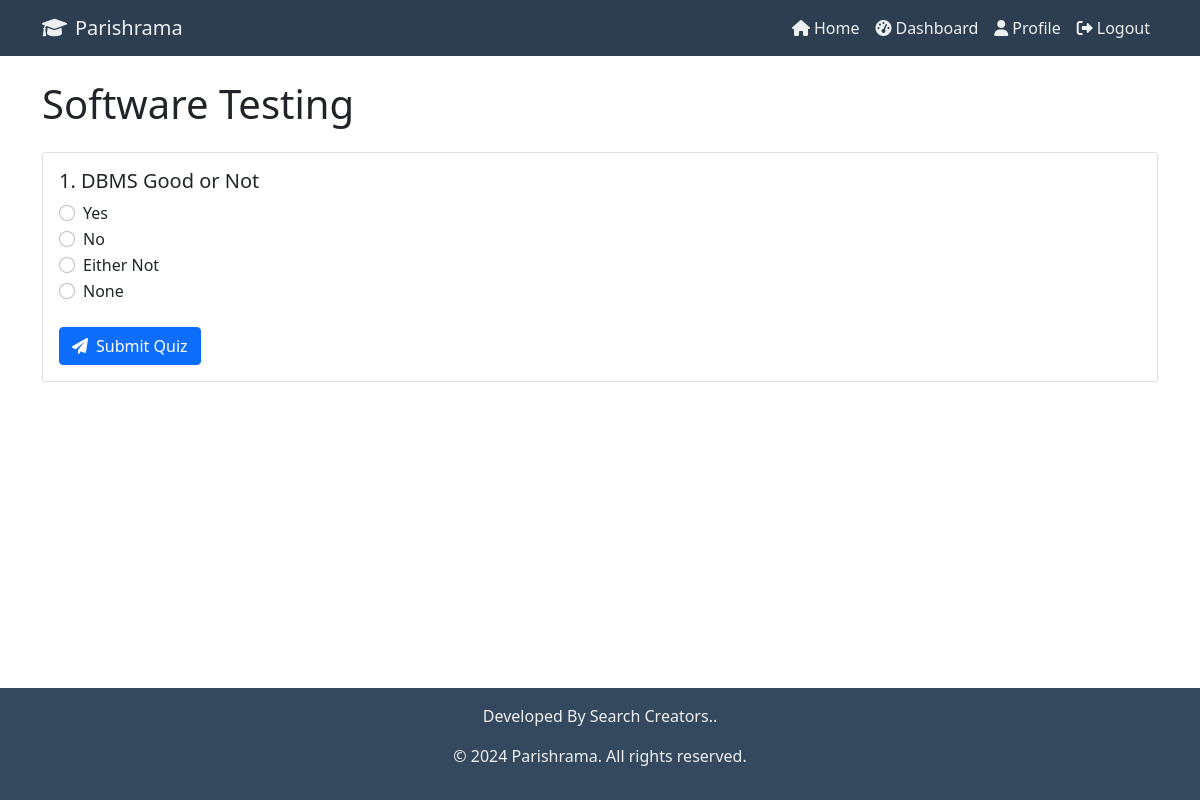
The app's page /user/quiz/1/take/ (signed in) with its own data.
### quiz_app/models.py (models this page shows, shortened)
class Quiz(models.Model):
    subject = models.ForeignKey(Subject, on_delete=models.CASCADE)
    title = models.CharField(max_length=200)
    description = models.TextField()
    time_limit = models.IntegerField(help_text="Time limit in minutes")
    created_at = models.DateTimeField(auto_now_add=True)

class Question(models.Model):
    quiz = models.ForeignKey(Quiz, on_delete=models.CASCADE)
    text = models.TextField()

class Choice(models.Model):
    question = models.ForeignKey(Question, on_delete=models.CASCADE)
    text = models.CharField(max_length=200)
    is_correct = models.BooleanField(default=False)

### quiz_app/views.py (the view, shortened to what this page needs)
# urls.py: path('user/quiz/<int:quiz_id>/take/', views.take_quiz, name='take_quiz'),
@login_required
def take_quiz(request, quiz_id):
    quiz = get_object_or_404(Quiz, pk=quiz_id)
    questions = Question.objects.filter(quiz=quiz)
    return render(request, 'user/take_quiz.html', {'quiz': quiz, 'questions': questions})

### quiz_app/templates/user/take_quiz.html (shortened to what this page needs)
{% extends 'base.html' %}
{% block content %}
<h1 class="mb-4">{{ quiz.title }}</h1>
<div class="card">
    <div class="card-body">
        <form method="post">
            {% for question in questions %}
                <div class="mb-4">
                    <h5>{{ forloop.counter }}. {{ question.text }}</h5>
                    {% for choice in question.choice_set.all %}
                        <div class="form-check">
                            <input class="form-check-input" type="radio" name="question_{{ question.id }}" id="choice_{{ choice.id }}" value="{{ choice.id }}" required>
                            <label class="form-check-label" for="choice_{{ choice.id }}">
                                {{ choice.text }}
                            </label>
                        </div>
                    {% endfor %}
                </div>
            {% endfor %}
            <button type="submit" class="btn btn-primary">
                <i class="fas fa-paper-plane me-2"></i>Submit Quiz
            </button>
        </form>
    </div>
</div>
{% endblock %}

### quiz_app/templates/base.html (style rules this page uses)
body { display: flex; flex-direction: column; min-height: 100vh; }

### records on screen
Quiz: title "Software Testing"
Question: text "DBMS Good or Not"
Choice: text "Yes"
Choice: text "No"
Choice: text "Either Not"
Choice: text "None"
